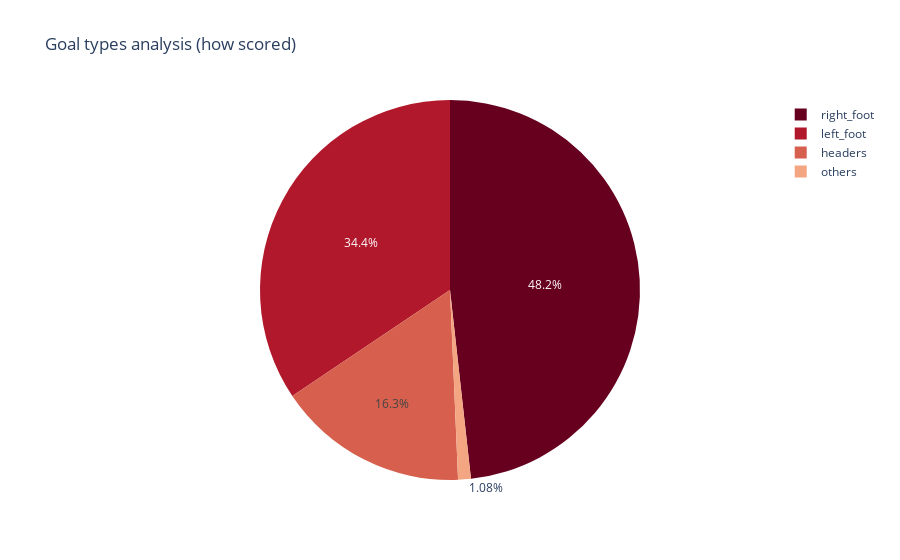

This figure's notebook cell:
### Code cell
gl_sum = pd.DataFrame(gl.sum(numeric_only=True),).T[['right_foot', 'left_foot', 'headers', 'others']]
gl_sum = gl_sum.T
fig = px.pie(gl_sum, values=0, names=gl_sum.index, 
             title='Goal types analysis (how scored)', color_discrete_sequence = px.colors.sequential.RdBu)
fig.show()

### Figure 1 — Plotly figure (JSON) as saved in the notebook; plotly's stock layout.template omitted (floating-point values rounded to 4 significant figures)
{"data": [{"domain": {"x": [0, 1], "y": [0, 1]}, "hovertemplate": "index=%{label}<br>0=%{value}<extra></extra>", "labels": ["right_foot", "left_foot", "headers", "others"], "legendgroup": "", "name": "", "showlegend": true, "type": "pie", "values": [178, 127, 60, 4]}], "layout": {"legend": {"tracegroupgap": 0}, "piecolorway": ["rgb(103,0,31)", "rgb(178,24,43)", "rgb(214,96,77)", "rgb(244,165,130)", "rgb(253,219,199)", "rgb(247,247,247)", "rgb(209,229,240)", "rgb(146,197,222)", "rgb(67,147,195)", "rgb(33,102,172)", "rgb(5,48,97)"], "title": {"text": "Goal types analysis (how scored)"}}}
